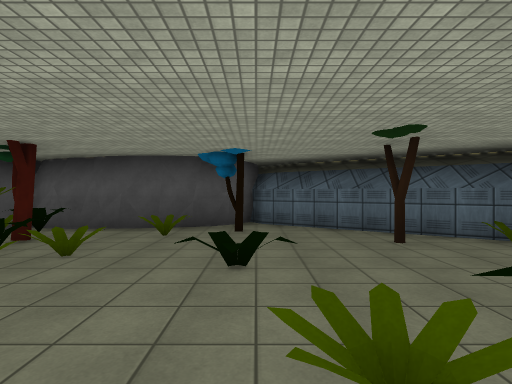
[1] (above)

24 first-person views from a walk through a 3-D level made in the Unity game engine. The camera is 1.5 m above the floor, looks level and sees 80° across. The floor is counted in squares, 2 m on a side. Each view is taken from the middle of a square. On the plan, view 1 faces up. The plan holds only what a view shows up to about 10 squares ahead; the rest is blank. The place goes on beyond the plan. The player character is not drawn. Some animated figures are left out. Surface patterns are stand-ins for the level's own textures.

[2]
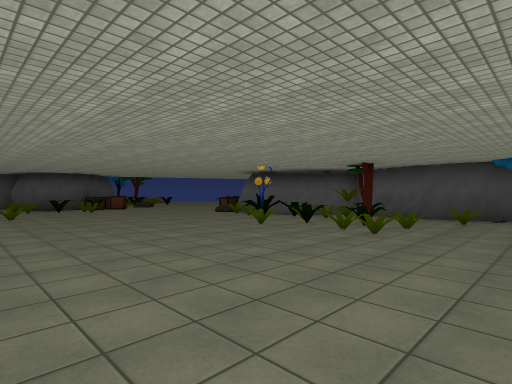

[3]
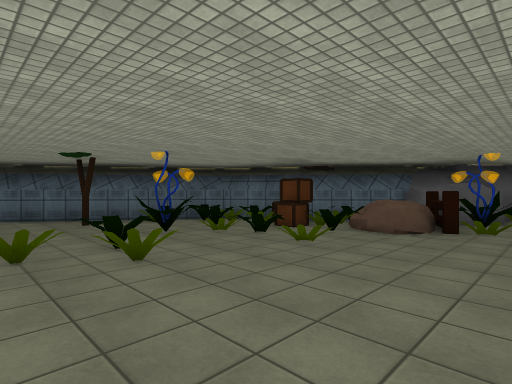

[4]
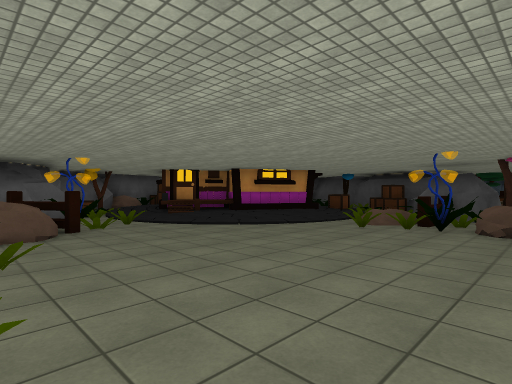

[5]
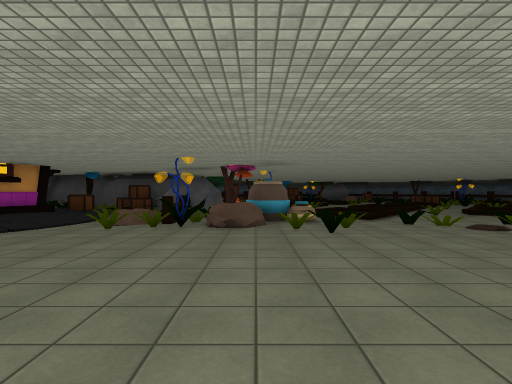

[6]
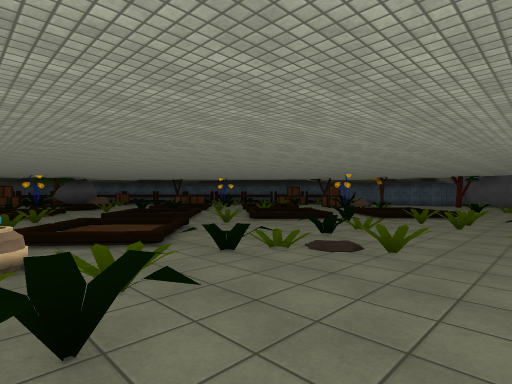

[7]
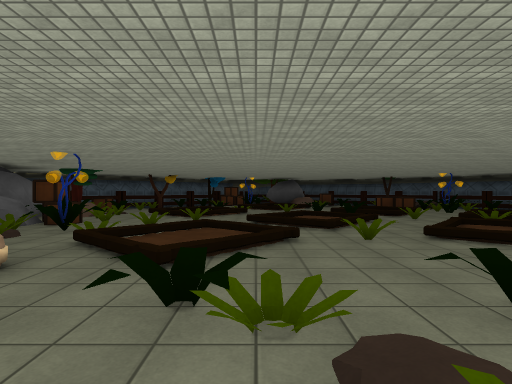

[8]
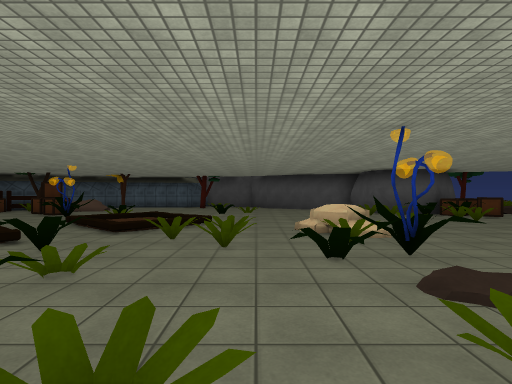

[9]
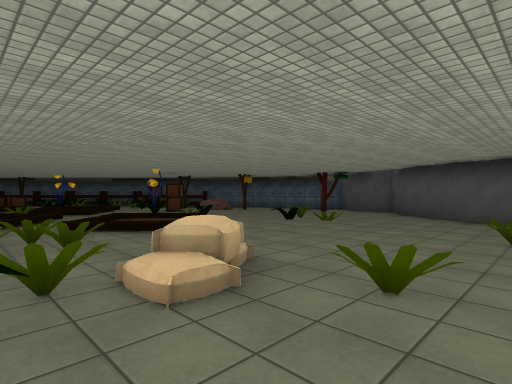

[10]
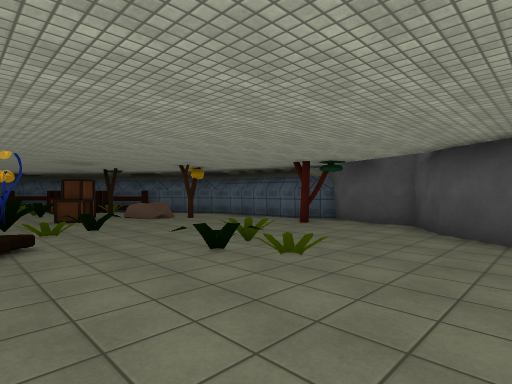

[11]
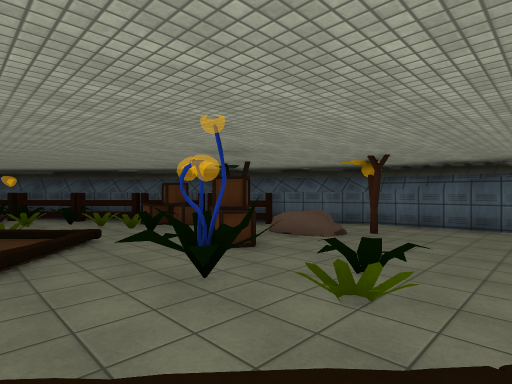

[12]
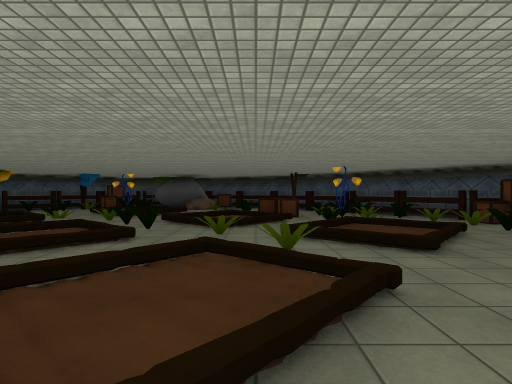

[13]
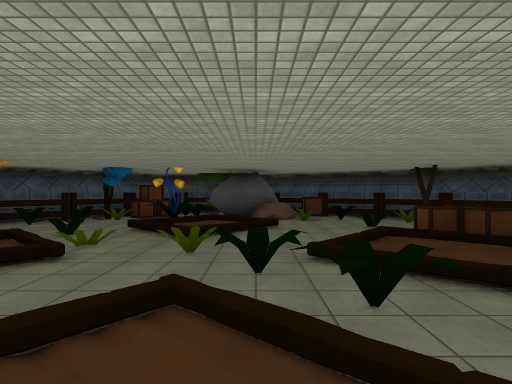

[14]
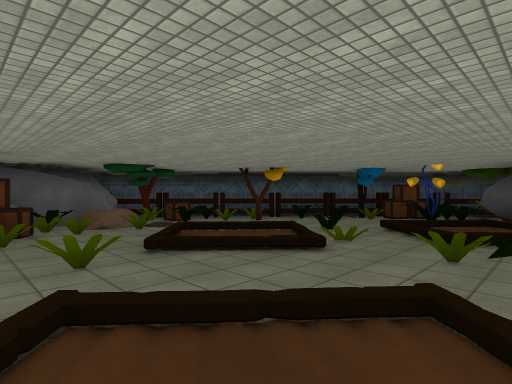

[15]
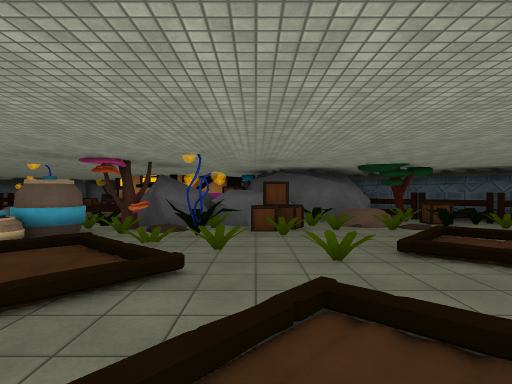

[16]
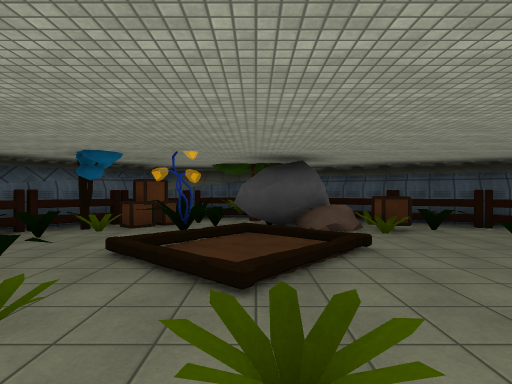

[17]
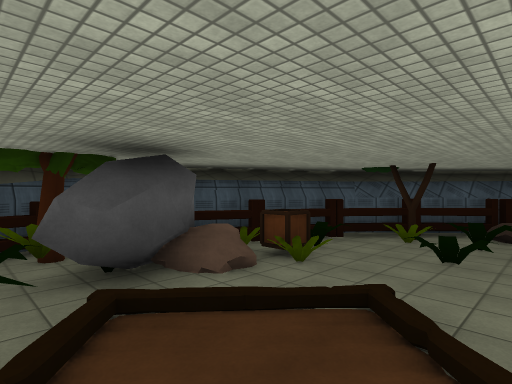

[18]
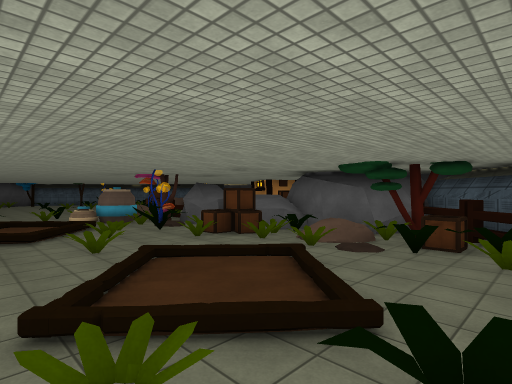

[19]
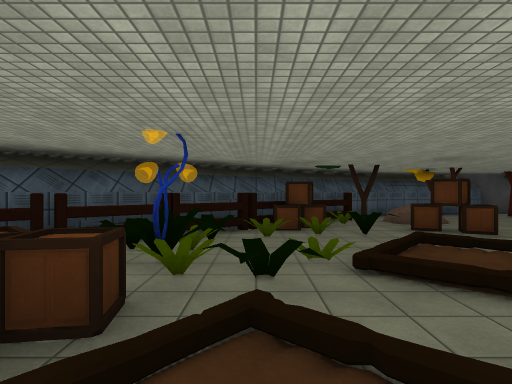

[20]
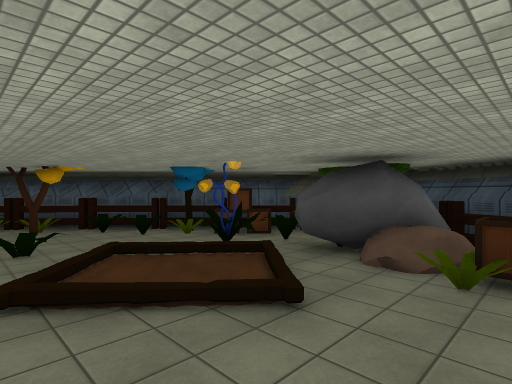

[21]
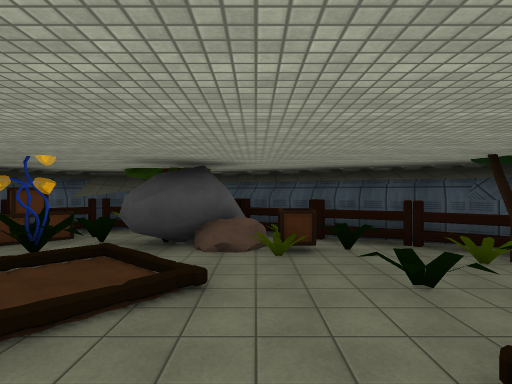

[22]
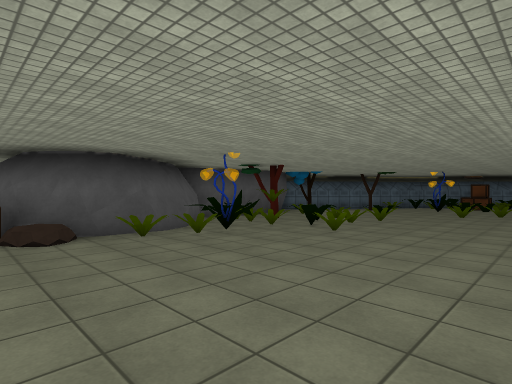

[23]
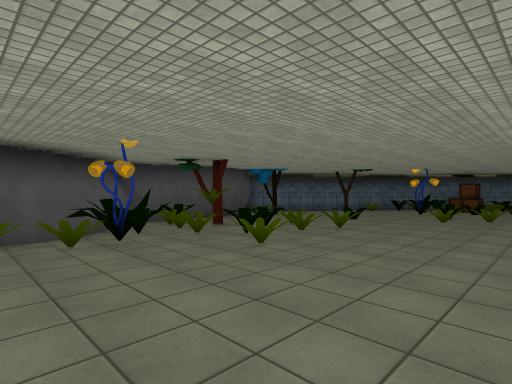

[24]
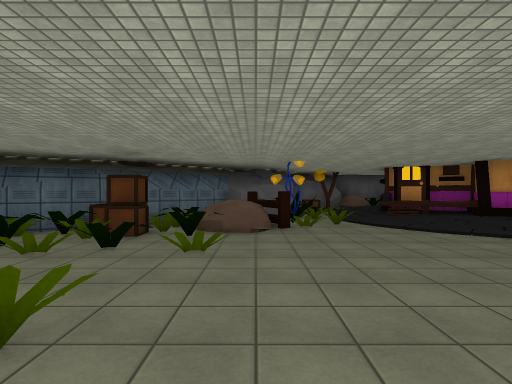

### Floor plan
Key: @ floor where view 1 was taken; # wall or solid block; x gap in a wall; . main floor; : floor 0.5 m higher than the main floor; / step, stairs or slope; T tree; B bush; F flower; A box; R rock; E fence; H house; S sack; O other object.
Columns run from 20 left of view 1 to 9 right of it. Each row starts with its distance up from view 1.
  8                     #
  7                ########
  6            #  ##O...T.###
  5           O####OT.B...T.#
  4           . BBFBBO .....OO#
  3           ....O.OBB.O...OB##
  2       OA. .....B.#B....FBBA##
  1       AO............B#O.OABO#
  0       #OB ..........@B#.BORO
 -1        B .................RE##
 -2    #......B................BFO
 -3   ##.......SFR ............BO
 -4  ##.......SBBO B..........////
 -5  #...B.....BB..B........./// #
 -6  #...B ..O.B#.....BB .#B.// ##
 -7 ##T....././..BO.Bx#.R#FR //H##
 -8 ##.....////.O..../.OOOO  xH##
 -9  #....OB//.//.../ /.BT   /##
-10  #.... F../..OB O /BFR#   AHH
-11  #.T ...../ /..O./B#.B#
-12  ##R AA../#B..///.B.AA##
-13   #.T.../.O.B//.//BxBAO#
-14   ##OOO.///. O//..:.BR #
-15    ##AB.B .//OO..O /B#####
-16     #OB FO/.//.B/B /.OBTE#
-17     ##EOBBAA/..////..OA###
-18      ##EO  A...///O.TBE#
-19       ##EROO..O //..OE##
-20        ##TB.OB.//.BOE##
-21         ##E.AR#RF.TE##
-22          ##EB# BOAA##
-23           ###O TOO##
-24             #######

Positions as (right, up) in squares from view 1, and headings:
1: (0, 0), facing up
2: (0, -3), facing up-left
3: (0, -3), facing up-right
4: (0, 0), facing down-right
5: (0, 0), facing down
6: (-1, -4), facing down-left
7: (-4, -5), facing down
8: (-4, -5), facing left
9: (-8, -1), facing down-left
10: (-12, -3), facing down-left
11: (-11, -8), facing down-left
12: (-9, -8), facing down
13: (-6, -12), facing down
14: (-6, -12), facing down-right
15: (-6, -12), facing right
16: (-5, -15), facing down
17: (-4, -18), facing down-left
18: (-4, -18), facing up-right
19: (-8, -16), facing left
20: (-8, -17), facing down-right
21: (-7, -16), facing down
22: (-10, -1), facing up-right
23: (-8, -1), facing up-right
24: (0, -1), facing right
